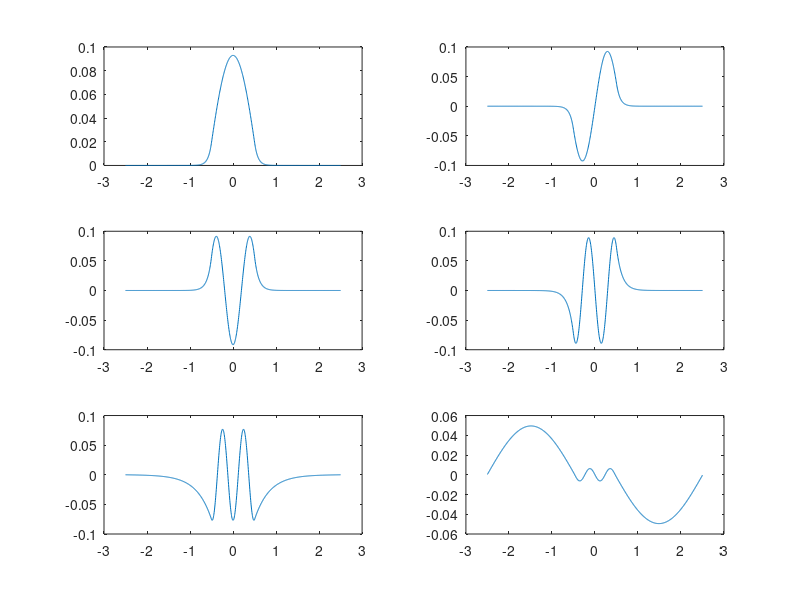

Here is the MATLAB script that generated this plot:
clear


% Paramètres physiques
a = 10.e-09;
m_e = 9.1091e-31;
m_eff = 0.067 * m_e;
q_e = 1.602176565e-19;
h_bar = 6.626e-34 / 2 / pi;
E_0 = h_bar^2 * pi^2 / (2 * m_eff * a^2) / q_e * 1.e03;
V_0 = 1000;
v_0 = V_0 / E_0;

% Paramètres de la simulation
l = 5;
N = 1000;
dx = l / N;
x = - l / 2 + dx * (0:N);

n_modes = 7;

% Construction des tableaux
v = v_0 * diag((abs(x) > 0.5));
B = - 2 * diag(ones(N+1, 1)) + diag(ones(N, 1), 1) + diag(ones(N, 1), -1);
A = - B / (pi * dx)^2 + v;
[Psi, E] = eigs(A, n_modes, 'sm');
E = E_0 * diag(E)


% Figures
figure;
subplot(321) ; plot(x, Psi(:, 7));
subplot(322) ; plot(x, Psi(:, 6));
subplot(323) ; plot(x, Psi(:, 5));
subplot(324) ; plot(x, Psi(:, 4));
subplot(325) ; plot(x, Psi(:, 3));
subplot(326) ; plot(x, Psi(:, 2));
